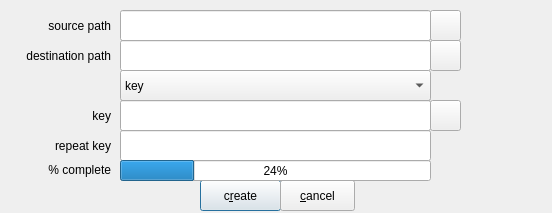
<?xml version="1.0" encoding="UTF-8"?>
<ui version="4.0">
 <class>cryptfiles</class>
 <widget class="QDialog" name="cryptfiles">
  <property name="windowModality">
   <enum>Qt::ApplicationModal</enum>
  </property>
  <property name="geometry">
   <rect>
    <x>0</x>
    <y>0</y>
    <width>552</width>
    <height>213</height>
   </rect>
  </property>
  <property name="windowTitle">
   <string/>
  </property>
  <widget class="QLineEdit" name="lineEditDestinationPath">
   <property name="geometry">
    <rect>
     <x>120</x>
     <y>40</y>
     <width>311</width>
     <height>31</height>
    </rect>
   </property>
  </widget>
  <widget class="QLabel" name="labelDestinationPath">
   <property name="geometry">
    <rect>
     <x>0</x>
     <y>40</y>
     <width>111</width>
     <height>31</height>
    </rect>
   </property>
   <property name="text">
    <string>destination path</string>
   </property>
   <property name="alignment">
    <set>Qt::AlignRight|Qt::AlignTrailing|Qt::AlignVCenter</set>
   </property>
   <property name="wordWrap">
    <bool>true</bool>
   </property>
  </widget>
  <widget class="QPushButton" name="pbOpenFolder">
   <property name="geometry">
    <rect>
     <x>430</x>
     <y>40</y>
     <width>31</width>
     <height>31</height>
    </rect>
   </property>
   <property name="toolTip">
    <string/>
   </property>
   <property name="text">
    <string/>
   </property>
  </widget>
  <widget class="QPushButton" name="pbCreate">
   <property name="geometry">
    <rect>
     <x>200</x>
     <y>180</y>
     <width>81</width>
     <height>31</height>
    </rect>
   </property>
   <property name="text">
    <string>c&amp;reate</string>
   </property>
   <property name="autoDefault">
    <bool>true</bool>
   </property>
   <property name="default">
    <bool>true</bool>
   </property>
  </widget>
  <widget class="QLabel" name="labelSourcePath">
   <property name="geometry">
    <rect>
     <x>0</x>
     <y>10</y>
     <width>111</width>
     <height>31</height>
    </rect>
   </property>
   <property name="text">
    <string>source path</string>
   </property>
   <property name="alignment">
    <set>Qt::AlignRight|Qt::AlignTrailing|Qt::AlignVCenter</set>
   </property>
   <property name="wordWrap">
    <bool>true</bool>
   </property>
  </widget>
  <widget class="QLineEdit" name="lineEditSourcePath">
   <property name="geometry">
    <rect>
     <x>120</x>
     <y>10</y>
     <width>311</width>
     <height>31</height>
    </rect>
   </property>
  </widget>
  <widget class="QPushButton" name="pushButtonFile">
   <property name="geometry">
    <rect>
     <x>430</x>
     <y>10</y>
     <width>31</width>
     <height>31</height>
    </rect>
   </property>
   <property name="text">
    <string/>
   </property>
  </widget>
  <widget class="QGroupBox" name="groupBox">
   <property name="geometry">
    <rect>
     <x>120</x>
     <y>70</y>
     <width>311</width>
     <height>31</height>
    </rect>
   </property>
   <property name="title">
    <string/>
   </property>
   <widget class="QComboBox" name="comboBox">
    <property name="geometry">
     <rect>
      <x>0</x>
      <y>0</y>
      <width>311</width>
      <height>31</height>
     </rect>
    </property>
    <item>
     <property name="text">
      <string>key</string>
     </property>
    </item>
    <item>
     <property name="text">
      <string>keyfile</string>
     </property>
    </item>
   </widget>
  </widget>
  <widget class="QLineEdit" name="lineEditPass_1">
   <property name="geometry">
    <rect>
     <x>120</x>
     <y>100</y>
     <width>311</width>
     <height>31</height>
    </rect>
   </property>
  </widget>
  <widget class="QPushButton" name="pushButtonKeyFile">
   <property name="geometry">
    <rect>
     <x>430</x>
     <y>100</y>
     <width>31</width>
     <height>31</height>
    </rect>
   </property>
   <property name="text">
    <string/>
   </property>
  </widget>
  <widget class="QLabel" name="labelKey">
   <property name="geometry">
    <rect>
     <x>0</x>
     <y>100</y>
     <width>111</width>
     <height>31</height>
    </rect>
   </property>
   <property name="text">
    <string>key</string>
   </property>
   <property name="alignment">
    <set>Qt::AlignRight|Qt::AlignTrailing|Qt::AlignVCenter</set>
   </property>
   <property name="wordWrap">
    <bool>true</bool>
   </property>
  </widget>
  <widget class="QLineEdit" name="lineEditPass_2">
   <property name="geometry">
    <rect>
     <x>120</x>
     <y>130</y>
     <width>311</width>
     <height>31</height>
    </rect>
   </property>
  </widget>
  <widget class="QLabel" name="labelKey2">
   <property name="geometry">
    <rect>
     <x>0</x>
     <y>130</y>
     <width>111</width>
     <height>31</height>
    </rect>
   </property>
   <property name="text">
    <string>repeat key</string>
   </property>
   <property name="alignment">
    <set>Qt::AlignRight|Qt::AlignTrailing|Qt::AlignVCenter</set>
   </property>
   <property name="wordWrap">
    <bool>true</bool>
   </property>
  </widget>
  <widget class="QPushButton" name="pushButtonCancel">
   <property name="geometry">
    <rect>
     <x>280</x>
     <y>180</y>
     <width>75</width>
     <height>31</height>
    </rect>
   </property>
   <property name="text">
    <string>&amp;cancel</string>
   </property>
  </widget>
  <widget class="QProgressBar" name="progressBar">
   <property name="geometry">
    <rect>
     <x>120</x>
     <y>160</y>
     <width>311</width>
     <height>21</height>
    </rect>
   </property>
   <property name="value">
    <number>24</number>
   </property>
  </widget>
  <widget class="QLabel" name="labelProgressBar">
   <property name="geometry">
    <rect>
     <x>0</x>
     <y>149</y>
     <width>111</width>
     <height>41</height>
    </rect>
   </property>
   <property name="text">
    <string>% complete</string>
   </property>
   <property name="alignment">
    <set>Qt::AlignRight|Qt::AlignTrailing|Qt::AlignVCenter</set>
   </property>
   <property name="wordWrap">
    <bool>true</bool>
   </property>
  </widget>
 </widget>
 <tabstops>
  <tabstop>lineEditSourcePath</tabstop>
  <tabstop>pushButtonFile</tabstop>
  <tabstop>lineEditDestinationPath</tabstop>
  <tabstop>pbOpenFolder</tabstop>
  <tabstop>lineEditPass_1</tabstop>
  <tabstop>pushButtonKeyFile</tabstop>
  <tabstop>lineEditPass_2</tabstop>
  <tabstop>pbCreate</tabstop>
  <tabstop>pushButtonCancel</tabstop>
 </tabstops>
 <resources/>
 <connections/>
</ui>
